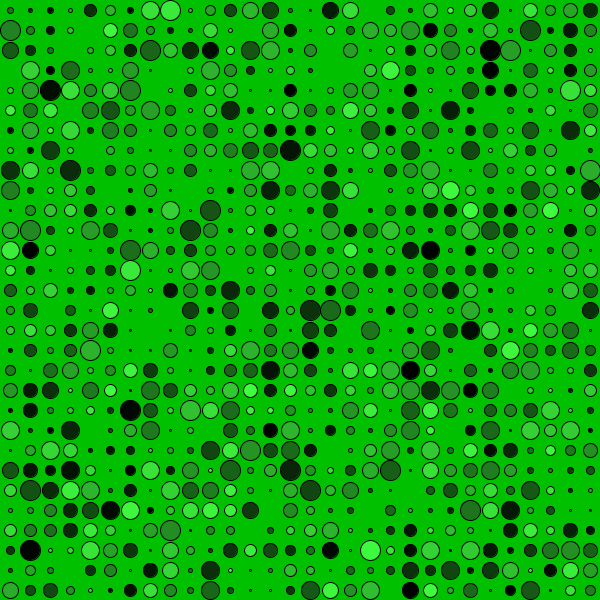
Frame 1 (no input)
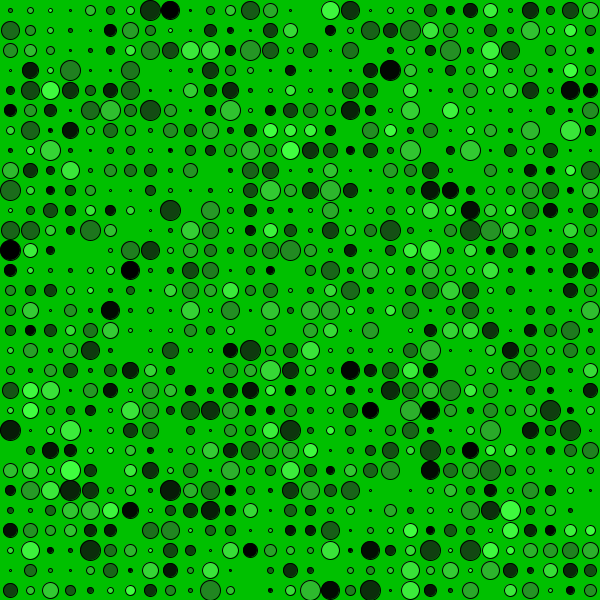
Frame 60 (the mouse pressed at the canvas centre just before this capture)
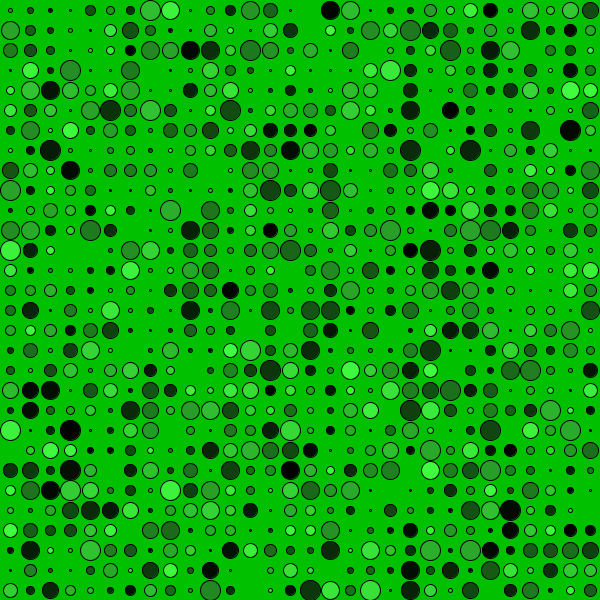
Frame 120 (the mouse held since frame 60 and released just before this capture)

The Processing sketch that drew these frames (run headless with seeded random() and noise(); from frame 60 on, the mouse is pressed at the canvas centre):

// Processing sketch: processing_5134
// ── processing_5134.pde

// kieran's balls program

int spread = 300;
int xc, yc;
int sz = 20, xnum = 30, ynum = 30;
int ballArray[ ][ ][ ] = new int[xnum][ynum][3];
float disx, disy, dis;

void setup() {
  size (600, 600, JAVA2D);
  background(255);
  fill(255, 255, 0);
  strokeWeight(1); stroke(0); smooth();
  
  for(int i = 0; i < xnum; i ++ ) {
    for(int j = 0; j < ynum; j ++ ) {
      ballArray[i][j][0] = floor(random(sz));
      ballArray[i][j][1] = floor(random(255));
      ballArray[i][j][2] = sz;
    }
  }
}

void draw() {
  background(0, 192, 0);
  balls();
}

void balls() {
  for(int i = 0; i < xnum; i ++ ) {
    for(int j = 0; j < ynum; j ++ ) {
      xc = floor(i * sz + (sz / 2)); yc = floor(j * sz + (sz / 2));
      
      ballArray[i][j][1] += 2;
      ballArray[i][j][1] = ballArray[i][j][1]%255;
      fill(0.5 * abs(ballArray[i][j][1] - 127), 2 * abs(ballArray[i][j][1] - 127), 0.5 * abs(ballArray[i][j][1] - 127));
      
      /* ignore this shit, it doesn't work but I  may use it later for some purpose!!!
      disx = abs(xc - (width / 2)); disy = abs(yc - (height / 2));
      dis = 1 + sqrt((disx * disx) + (disy * disy));
      */
      
      ballArray[i][j][0] ++;  ballArray[i][j][0] = ballArray[i][j][0]%ballArray[i][j][2];
      
      ellipse(xc, yc, 2 * abs(ballArray[i][j][0] - (sz / 2)), 2 * abs(ballArray[i][j][0] - (sz / 2)));
    }
  }
}
